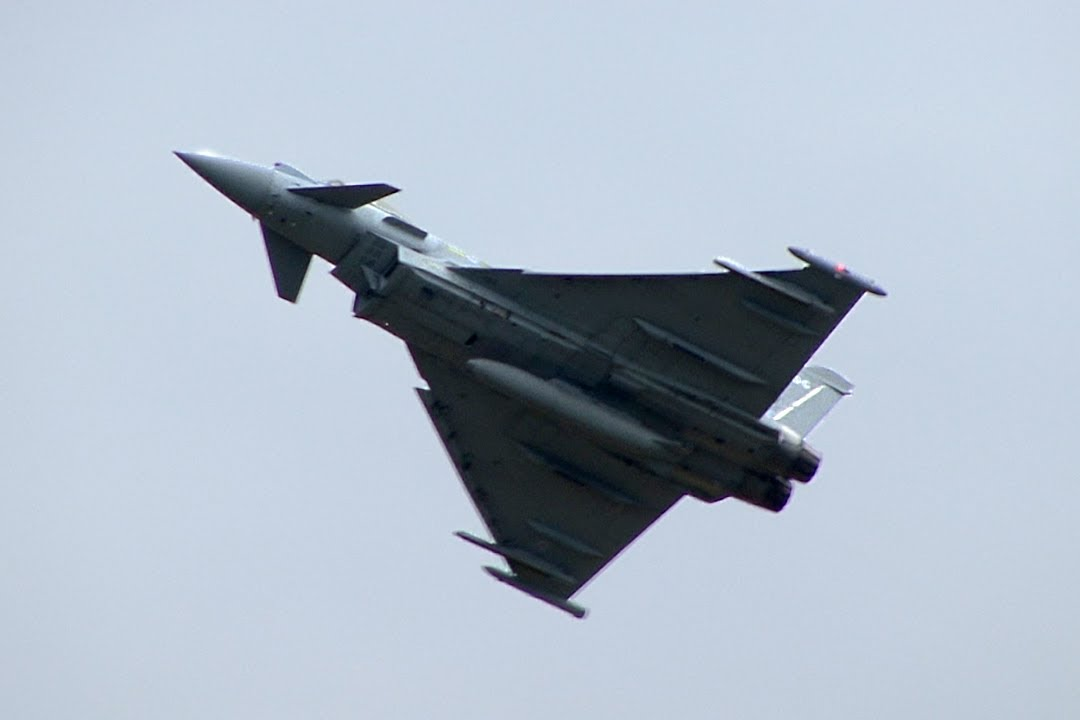
#> input picture typ.jpg, 1080 x 720 px
$ python width.py
#> lines starting #> are read from the running program, lines starting #| are printed output that depends on the picture
import matplotlib.pyplot as plt
import numpy as np
from PIL import Image
from itertools import cycle


def draw_image(filepath, out_rows=50, out_points=1000, color=['black'], bgcolor='white', contrast=3):
    """
    Create the point drawing.
    Args:
        filepath    (str):      Path to the image.
    KWargs:
        out_rows    (int):      Number of rows in output image. Suggested 30-70.
        out_points  (int):      Number of dots in output image.
                                Suggested 1000 for smooth lines, or equal to out_rows for cool dots.
        color       (list -> pyplot.color):
                                Cycle of pyplot.colors for each line.
        bgcolor     (pyplot.color):
                                Background colour of the plot.
        contrast    (int):      Flatten blacks and increase whites separation. Suggested 3.
    """
#> called with filepath = 'typ.jpg', out_rows = 50, out_points = 1000, bgcolor = 'white', contrast = 3
    # Convert mode 'L': ITU-R 601-2 luma transform (L = R * 299/1000 + G * 587/1000 + B * 114/1000)
    im = Image.open(filepath).convert('L')
    imwidth, imheight = im.size
#> imwidth = 1080; imheight = 720
    im = im.resize((out_points, out_rows))
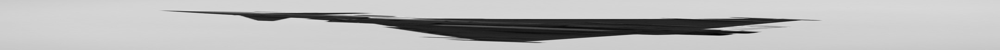
#> im: PIL image 1000x50 L; min 0, max 224, mean 183

    # Normalize values inside array: (0, 255) -> (1, 0)
    im = 1 - (np.asarray(im) / 255)
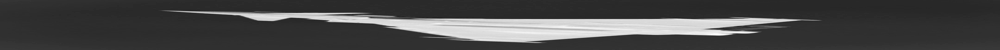
#> im: shape (50, 1000) float64; min 0.122, max 1, mean 0.282

    # Increase contrast by squashing black pixels and increasing white ones
    im = im**contrast
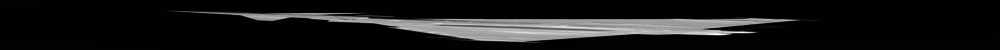
#> im: shape (50, 1000) float64; min 0.0018, max 1, mean 0.0956

    # Emulate a line drawing with many plt.scatter points
    x = np.linspace(0, out_points, out_points)
    for (offset, row), col in zip(enumerate(im), cycle(color)):
        yOffset = np.full(out_points, 10 * offset)
        sin1 = np.sin(x / np.random.randint(20, 50))
        sin2 = np.sin(x/np.random.randint(50, 70))

        plt.scatter(
            x,
            yOffset + sin1 * sin2,
            s=3 * row,
            color=col
        )
#> this loop made 50 passes

    ax = plt.gca()
    ax.set_axis_off()
    ax.invert_yaxis()

    fig = plt.gcf()
    fig.set_facecolor(bgcolor)
    fig.set_size_inches(10, 10*(imheight / imwidth))

    plt.show()
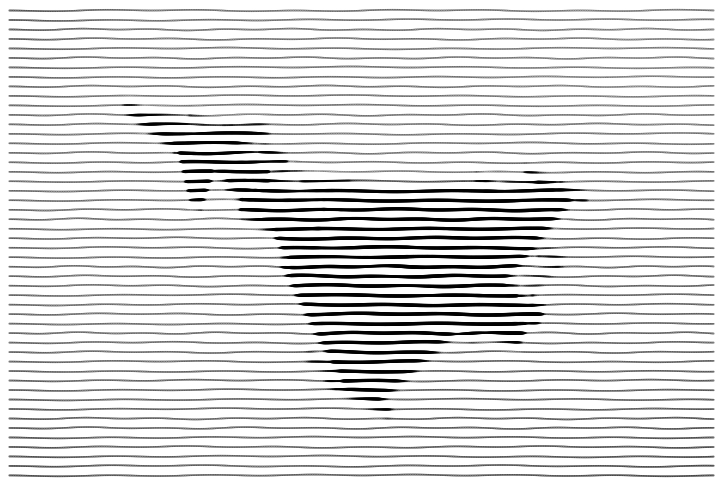
#> figure drawn by matplotlib, 1 panel


if __name__ == '__main__':
    draw_image('typ.jpg')
